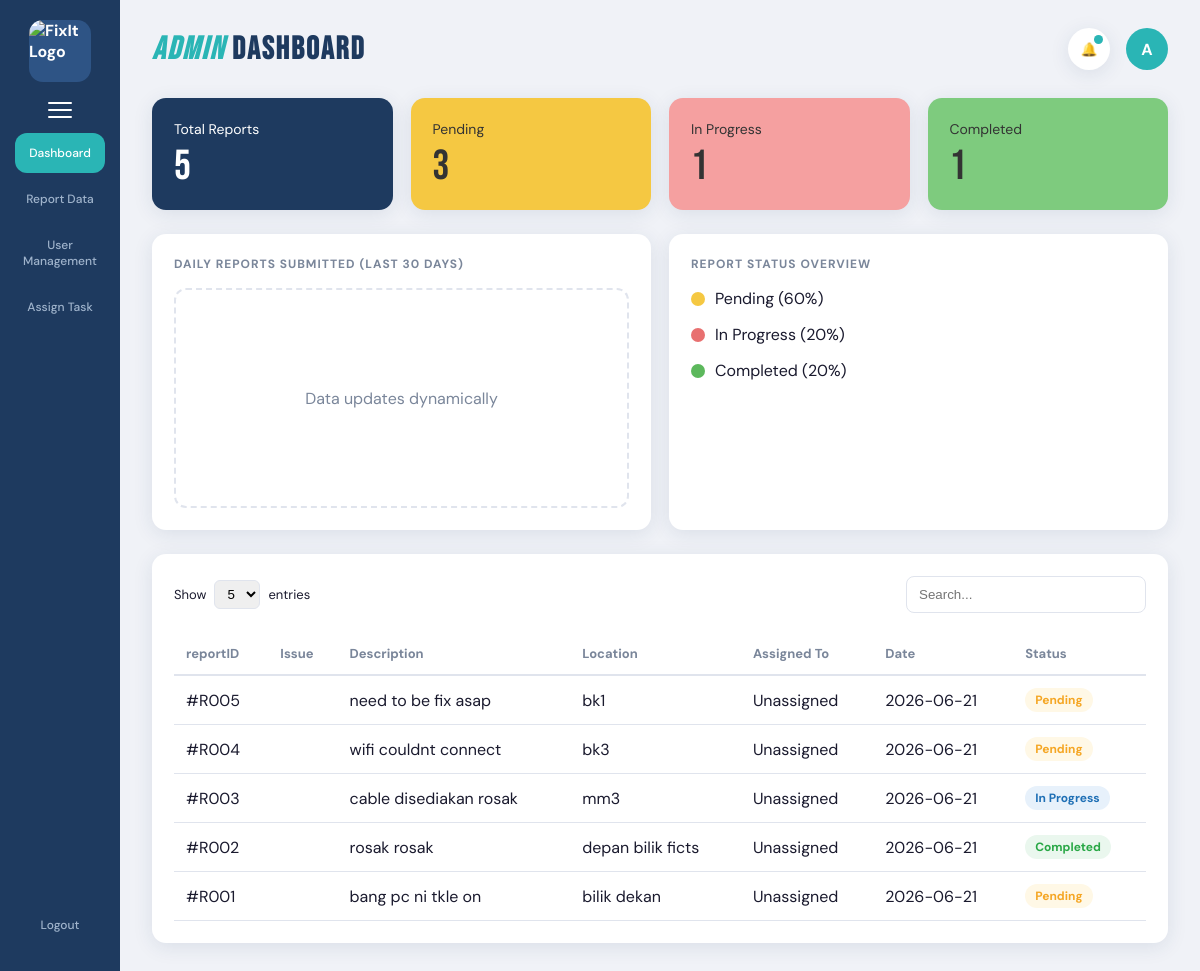
The app's page /dashboard.php (signed in) with its own data.
### tables this page shows
CREATE TABLE `report` (
  `reportID` varchar(100) NOT NULL,
  `adminID` varchar(50) DEFAULT NULL,
  `userID` varchar(50) NOT NULL,
  `staffID` varchar(50) DEFAULT NULL,
  `title` varchar(150) DEFAULT NULL,
  `description` text DEFAULT NULL,
  `DateReported` datetime DEFAULT current_timestamp(),
  `status` enum('Pending','In Progress','Completed') DEFAULT 'Pending',
  `location` varchar(255) DEFAULT NULL,
  `attachment` varchar(255) DEFAULT NULL
);

### dashboard.php (the view, shortened to what this page needs)
<?php
require 'db_connect.php';
$total_query = mysqli_query($conn, "SELECT COUNT(*) as total FROM report");
$total_reports = mysqli_fetch_assoc($total_query)['total'] ?? 0;
$pending_query = mysqli_query($conn, "SELECT COUNT(*) as total FROM report WHERE status='Pending'");
$pending_reports = mysqli_fetch_assoc($pending_query)['total'] ?? 0;
$progress_query = mysqli_query($conn, "SELECT COUNT(*) as total FROM report WHERE status='In Progress'");
$progress_reports = mysqli_fetch_assoc($progress_query)['total'] ?? 0;
$completed_query = mysqli_query($conn, "SELECT COUNT(*) as total FROM report WHERE status='Completed'");
$completed_reports = mysqli_fetch_assoc($completed_query)['total'] ?? 0;
$pending_pct = $total_reports > 0 ? round(($pending_reports / $total_reports) * 100) : 0;
$progress_pct = $total_reports > 0 ? round(($progress_reports / $total_reports) * 100) : 0;
$completed_pct = $total_reports > 0 ? round(($completed_reports / $total_reports) * 100) : 0;
$recent_reports = mysqli_query($conn, "SELECT * FROM report ORDER BY reportID DESC LIMIT 5");
$admin_name = $_SESSION['name'] ?? 'Admin';
$avatar_letter = strtoupper(substr($admin_name, 0, 1));
?>
<!DOCTYPE html>
<html lang="en">
<head>
    <link rel="stylesheet" href="style.css">
</head>
<body>
    <aside class="sidebar">
        <div class="sidebar-logo">
            <img src="FixIt_Logo.png" alt="FixIt Logo">
        </div>
        <button class="sidebar-menu-btn">
            <span></span><span></span><span></span>
        </button>
        <nav>
            <a href="dashboard.php" class="nav-item active">Dashboard</a>
            <a href="report-data.php" class="nav-item">Report Data</a>
            <a href="user-management.php" class="nav-item">User Management</a>
            <a href="assign-task.php" class="nav-item">Assign Task</a>
        </nav>
        <a href="login.php" class="nav-item">Logout</a>
    </aside>
    <main class="main">
        <header class="topbar">
            <h1 class="topbar-title"><em>ADMIN</em> DASHBOARD</h1>
            <div class="topbar-actions">
                <button class="icon-btn">🔔<span class="notif-dot"></span></button>
                <div class="avatar"><?php echo $avatar_letter; ?></div>
            </div>
        </header>
        <section class="stat-cards">
            <div class="stat-card blue">
                <div class="stat-info">
                    <span class="stat-label">Total Reports</span>
                    <span class="stat-value"><?php echo $total_reports; ?></span>
                </div>
            </div>
            <div class="stat-card yellow">
                <div class="stat-info">
                    <span class="stat-label">Pending</span>
                    <span class="stat-value"><?php echo $pending_reports; ?></span>
                </div>
            </div>
            <div class="stat-card pink">
                <div class="stat-info">
                    <span class="stat-label">In Progress</span>
                    <span class="stat-value"><?php echo $progress_reports; ?></span>
                </div>
            </div>
            <div class="stat-card green">
                <div class="stat-info">
                    <span class="stat-label">Completed</span>
                    <span class="stat-value"><?php echo $completed_reports; ?></span>
                </div>
            </div>
        </section>
        <section class="charts-row">
            <div class="card">
                <h3 class="card-title">Daily Reports Submitted (Last 30 Days)</h3>
                <div class="chart-placeholder">Data updates dynamically</div>
            </div>
            <div class="card">
                <h3 class="card-title">Report Status Overview</h3>
                <div class="status-summary">
                    <div class="legend-item"><span class="legend-dot yellow"></span>Pending (<?php echo $pending_pct; ?>%)</div>
                    <div class="legend-item"><span class="legend-dot pink"></span>In Progress (<?php echo $progress_pct; ?>%)</div>
                    <div class="legend-item"><span class="legend-dot green"></span>Completed (<?php echo $completed_pct; ?>%)</div>
                </div>
            </div>
        </section>
        <section class="table-card">
            <div class="table-controls">
                <div class="show-entries">
                    Show <select><option>5</option></select> entries
                </div>
                <div class="search-box">
                    <input type="text" id="dashboardSearch" placeholder="Search...">
                </div>
            </div>
            <table>
                <thead>
                    <tr>
                        <th>reportID</th>
                        <th>Issue</th>
                        <th>Description</th>
                        <th>Location</th>
                        <th>Assigned To</th>
                        <th>Date</th>
                        <th>Status</th>
                    </tr>
                </thead>
                <tbody id="dashboardTable">
                    <?php while($row = mysqli_fetch_assoc($recent_reports)): ?>
                    <tr>
                        <td>#<?php echo $row['reportID']; ?></td>
                        <td><strong><?php echo htmlspecialchars($row['issue'] ?? ''); ?></strong></td>
                        <td><?php echo htmlspecialchars($row['description'] ?? ''); ?></td>
                        <td><?php echo htmlspecialchars($row['location'] ?? ''); ?></td>
                        <td><?php echo htmlspecialchars($row['assigned_to'] ?? 'Unassigned'); ?></td>
                        <td><?php echo isset($row['created_at']) ? date('Y-m-d', strtotime($row['created_at'])) : date('Y-m-d'); ?></td>
                        <td>
                            <?php
                            $status = $row['status'] ?? 'Pending';
                            $badge_class = 'badge-pending';
                            if($status == 'In Progress') $badge_class = 'badge-inprogress';
                            if($status == 'Completed') $badge_class = 'badge-completed';
                            ?>
                            <span class="status-badge <?php echo $badge_class; ?>">
                                <?php echo htmlspecialchars($status); ?>
                            </span>
                        </td>
                    </tr>
                    <?php endwhile; ?>
                </tbody>
            </table>
        </section>
    </main>
</body>
</html>

### records on screen
report: reportID "R005", description "need to be fix asap", location "bk1", assigned_to "Unassigned", status "Pending"
report: reportID "R004", description "wifi couldnt connect", location "bk3", assigned_to "Unassigned", status "Pending"
report: reportID "R003", description "cable disediakan rosak", location "mm3", assigned_to "Unassigned", status "In Progress"
report: reportID "R002", description "rosak rosak", location "depan bilik ficts", assigned_to "Unassigned", status "Completed"
report: reportID "R001", description "bang pc ni tkle on", location "bilik dekan", assigned_to "Unassigned", status "Pending"

### other values on screen
$avatar_letter "A"
$total_reports "5"
$pending_reports "3"
$progress_reports "1"
$completed_reports "1"
$pending_pct "60"
$progress_pct "20"
$completed_pct "20"
